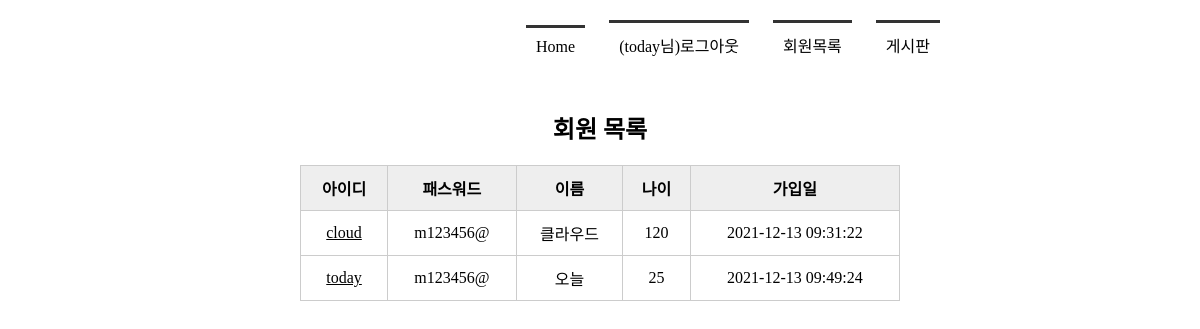
The app's page /member_list (signed in) with its own data.
### tables this page shows
CREATE TABLE member(
            mid CHAR(5) PRIMARY KEY,
            passwd CHAR(8) NOT NULL,
            name TEXT NOT NULL,
            age INTEGER,
            regDate TIMESTAMP DATE DEFAULT (datetime('now', 'localtime'))
        );

### app.py (the view)
@app.route('/member_list')
def member_list():
    conn = getconn()
    cur = conn.cursor()
    sql = "SELECT * FROM member"
    cur.execute(sql)
    rs = cur.fetchall()
    conn.close()
    return render_template('member_list.html', rs=rs)

### app.py (called while the page is built)
def getconn():
    conn = sqlite3.connect('./memberdb.db')
    return conn

### templates/member_list.html (shortened to what this page needs)
<!DOCTYPE html>
<html lang="ko">
<head>
    <link rel="stylesheet" href="{{ url_for('static', filename='css/style.css') }}">
</head>
<body>
    <div id="container">
        {% include 'nav_bar.html' %}
        <section>
            <h1>회원 목록</h1>
            <table>
                <tr>
                    <th>아이디</th><th>패스워드</th><th>이름</th><th>나이</th><th>가입일</th>
                </tr>
                {% for i in rs %}
                <tr>
                    <td><a href="{{ url_for('member_view', id=i[0]) }}">{{ i[0] }}</a></td>
                    <td>{{ i[1] }}</td>
                    <td>{{ i[2] }}</td>
                    <td>{{ i[3] }}</td>
                    <td>{{ i[4] }}</td>
                </tr>
                {% endfor %}
            </table>
        </section>
    </div>
</body>
</html>

### templates/nav_bar.html
<header>
    <nav>
        <ul>
            {% if session %}
                <li><a href="{{ url_for('index') }}">Home</a></li>
                <li><a href="{{ url_for ('logout') }}">({{ session['userID'] }}님)로그아웃</a></li>
                <li><a href="{{ url_for('member_list') }}">회원목록</a></li>
                <li><a href="{{ url_for('board_list') }}">게시판</a></li>
            {% else %}
                <li><a href="{{ url_for('index') }}">Home</a></li>
                <li><a href="{{ url_for('login') }}">로그인</a></li>
                <li><a href="{{ url_for('register') }}">회원가입</a></li>
                <li><a href="{{ url_for('board_list') }}">게시판</a></li>
            {% endif %}
        </ul>
    </nav>
</header>

### static/css/style.css (style rules this page uses)
* { margin: 0; padding: 0; }
#container { width: 1000px; margin: 10px auto; }
header { height: 100px; }
nav ul { list-style: none; text-align: right; margin-right: 150px; }
nav ul li { display: inline-block; margin: 10px; border-top: 3px solid #333; padding: 10px; }
nav ul li a { text-decoration: none; color: #000; }
section { text-align: center; }
section table { width: 600px; margin: 0 auto; border-collapse: collapse; }
section h1 { margin-bottom: 20px; }
section table, th, td { border: 1px solid #ccc; padding: 10px }
section table th { background-color: #eee }
section table a { color: #000; }

### records on screen
member: userID "today", mid "today", passwd "m123456@", name "오늘", age "25", regDate "2021-12-13 09:49:24"
member: mid "cloud", passwd "m123456@", name "클라우드", age "120", regDate "2021-12-13 09:31:22"
